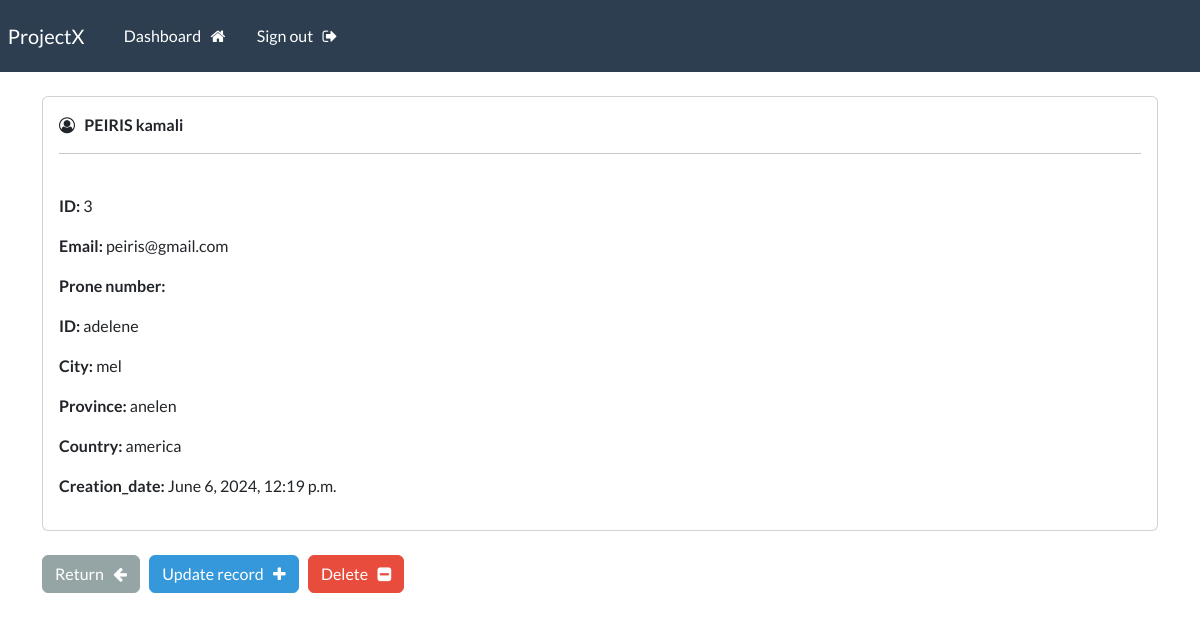
Screenshot of /record/3 (signed in) with the database file from the repository.
### webapp/models.py (models this page shows, shortened)
class Record(models.Model):
    creation_date = models.DateTimeField(auto_now_add=True)
    first_name = models.CharField(max_length=100)
    last_name = models.CharField(max_length=100)
    email = models.CharField(max_length=255)
    phone = models.CharField(max_length=20)
    address = models.CharField(max_length=300)
    city = models.CharField(max_length=255)
    province = models.CharField(max_length=200)
    country = models.CharField(max_length=125)

### webapp/views.py (the view)
# urls.py: path('record/<int:pk>', views.singular_record, name="record"),
@login_required(login_url='my-login')
def singular_record(request, pk):
    all_records = Record.objects.get(id = pk)
    context = {'record': all_records}
    return render(request, 'webapp/view-record.html', context=context)

### webapp/templates/webapp/view-record.html (shortened to what this page needs)
{% extends 'webapp/base.html' %}
{% block content %}
    <div class="card">
        <div class="card-body">
            <i class="fa fa-user-circle-o" aria-hidden="true"></i> &nbsp;
            <strong>
                {{record.last_name | upper}}
                {{record.first_name}}
            </strong>
            <hr>
            <br>
            <p> <strong> ID: </strong>  {{record.id}} </p>
            <p> <strong> Email: </strong>  {{record.email}} </p>
            <p> <strong> Prone number: </strong>  {{phone}} </p>
            <p> <strong> ID: </strong>   {{record.address}} </p>
            <p> <strong> City: </strong>   {{record.city}} </p>
            <p> <strong> Province: </strong>  {{record.province}} </p>
            <p> <strong> Country: </strong>  {{record.country}} </p>
            <p> <strong> Creation_date: </strong>  {{record.creation_date}} </p>
        </div>
    </div>
    <br>
    <a href=" {% url 'dashboard' %}" class="btn btn-secondary"> Return &nbsp; <i class="fa fa-arrow-left" aria-hidden="true"></i> </a>
    <a href=" {% url 'update-record' record.id %}" class="btn btn-info"> Update record &nbsp; <i class="fa fa-plus" aria-hidden="true"></i></a>
    <a href=" {% url 'delete-record' record.id %}" class="btn btn-danger"> Delete &nbsp; <i class="fa fa-minus-square" aria-hidden="true"></i> </a>
{% endblock %}

### rows the page displays
Record: last_name "PEIRIS", first_name "kamali", id "3", email "peiris@gmail.com", address "adelene", city "mel", province "anelen", country "america", creation_date "June 6, 2024, 12:19 p.m."
